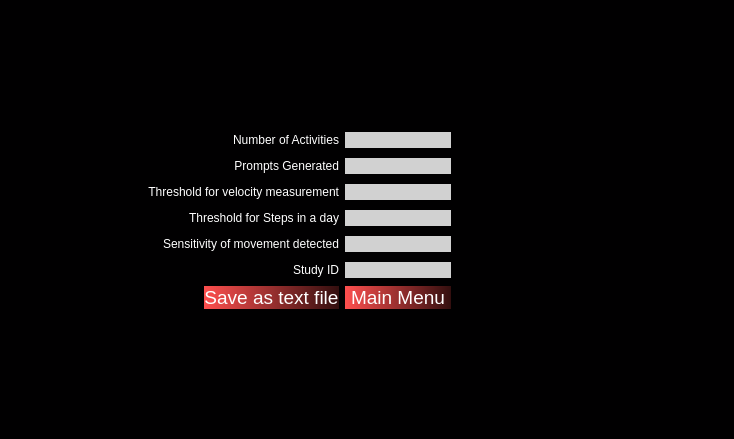
<?xml version="1.0" encoding="UTF-8"?>
<ui version="4.0">
 <class>Form</class>
 <widget class="QWidget" name="Form">
  <property name="geometry">
   <rect>
    <x>0</x>
    <y>0</y>
    <width>734</width>
    <height>439</height>
   </rect>
  </property>
  <property name="windowTitle">
   <string>Configuration</string>
  </property>
  <property name="styleSheet">
   <string notr="true">background-color: rgb(1,0,1);</string>
  </property>
  <layout class="QGridLayout" name="gridLayout_4">
   <item row="0" column="0">
    <layout class="QGridLayout" name="gridLayout_3">
     <item row="5" column="6">
      <spacer name="horizontalSpacer_36">
       <property name="orientation">
        <enum>Qt::Horizontal</enum>
       </property>
       <property name="sizeHint" stdset="0">
        <size>
         <width>40</width>
         <height>20</height>
        </size>
       </property>
      </spacer>
     </item>
     <item row="2" column="1" colspan="3">
      <widget class="QLabel" name="ThresholdVelocity">
       <property name="styleSheet">
        <string notr="true">color: rgb(255, 255, 255);</string>
       </property>
       <property name="text">
        <string>Threshold for velocity measurement</string>
       </property>
       <property name="alignment">
        <set>Qt::AlignRight|Qt::AlignTrailing|Qt::AlignVCenter</set>
       </property>
      </widget>
     </item>
     <item row="1" column="7">
      <spacer name="horizontalSpacer_20">
       <property name="orientation">
        <enum>Qt::Horizontal</enum>
       </property>
       <property name="sizeHint" stdset="0">
        <size>
         <width>40</width>
         <height>20</height>
        </size>
       </property>
      </spacer>
     </item>
     <item row="4" column="5">
      <widget class="QLineEdit" name="MovementSensLabel">
       <property name="styleSheet">
        <string notr="true">background-color: rgb(209, 209, 209);
border-radius: 11px;</string>
       </property>
       <property name="alignment">
        <set>Qt::AlignCenter</set>
       </property>
      </widget>
     </item>
     <item row="4" column="6">
      <spacer name="horizontalSpacer_34">
       <property name="orientation">
        <enum>Qt::Horizontal</enum>
       </property>
       <property name="sizeHint" stdset="0">
        <size>
         <width>40</width>
         <height>20</height>
        </size>
       </property>
      </spacer>
     </item>
     <item row="3" column="6">
      <spacer name="horizontalSpacer_32">
       <property name="orientation">
        <enum>Qt::Horizontal</enum>
       </property>
       <property name="sizeHint" stdset="0">
        <size>
         <width>40</width>
         <height>20</height>
        </size>
       </property>
      </spacer>
     </item>
     <item row="0" column="5">
      <widget class="QLineEdit" name="ActivitiesLabel">
       <property name="styleSheet">
        <string notr="true">background-color: rgb(209, 209, 209);
border-radius: 11px;</string>
       </property>
       <property name="alignment">
        <set>Qt::AlignCenter</set>
       </property>
      </widget>
     </item>
     <item row="2" column="8">
      <spacer name="horizontalSpacer_30">
       <property name="orientation">
        <enum>Qt::Horizontal</enum>
       </property>
       <property name="sizeHint" stdset="0">
        <size>
         <width>40</width>
         <height>20</height>
        </size>
       </property>
      </spacer>
     </item>
     <item row="4" column="0">
      <spacer name="horizontalSpacer_33">
       <property name="orientation">
        <enum>Qt::Horizontal</enum>
       </property>
       <property name="sizeHint" stdset="0">
        <size>
         <width>40</width>
         <height>20</height>
        </size>
       </property>
      </spacer>
     </item>
     <item row="5" column="1" colspan="3">
      <widget class="QLabel" name="StudyID">
       <property name="styleSheet">
        <string notr="true">color: rgb(255, 255, 255);</string>
       </property>
       <property name="text">
        <string>Study ID</string>
       </property>
       <property name="alignment">
        <set>Qt::AlignRight|Qt::AlignTrailing|Qt::AlignVCenter</set>
       </property>
      </widget>
     </item>
     <item row="5" column="5">
      <widget class="QLineEdit" name="StudyIDLabel">
       <property name="styleSheet">
        <string notr="true">background-color: rgb(209, 209, 209);
border-radius: 11px;</string>
       </property>
       <property name="alignment">
        <set>Qt::AlignCenter</set>
       </property>
      </widget>
     </item>
     <item row="0" column="6">
      <spacer name="horizontalSpacer_12">
       <property name="orientation">
        <enum>Qt::Horizontal</enum>
       </property>
       <property name="sizeHint" stdset="0">
        <size>
         <width>40</width>
         <height>20</height>
        </size>
       </property>
      </spacer>
     </item>
     <item row="1" column="3">
      <widget class="QLabel" name="Prompts">
       <property name="styleSheet">
        <string notr="true">color: rgb(255, 255, 255);</string>
       </property>
       <property name="text">
        <string>Prompts Generated</string>
       </property>
       <property name="alignment">
        <set>Qt::AlignRight|Qt::AlignTrailing|Qt::AlignVCenter</set>
       </property>
      </widget>
     </item>
     <item row="3" column="1" colspan="3">
      <widget class="QLabel" name="ThresholdSteps">
       <property name="styleSheet">
        <string notr="true">color: rgb(255, 255, 255);</string>
       </property>
       <property name="text">
        <string>Threshold for Steps in a day</string>
       </property>
       <property name="alignment">
        <set>Qt::AlignRight|Qt::AlignTrailing|Qt::AlignVCenter</set>
       </property>
      </widget>
     </item>
     <item row="2" column="5">
      <widget class="QLineEdit" name="ThreshVelLabel">
       <property name="styleSheet">
        <string notr="true">background-color: rgb(209, 209, 209);
border-radius: 11px;</string>
       </property>
       <property name="alignment">
        <set>Qt::AlignCenter</set>
       </property>
      </widget>
     </item>
     <item row="0" column="2">
      <spacer name="horizontalSpacer_2">
       <property name="orientation">
        <enum>Qt::Horizontal</enum>
       </property>
       <property name="sizeHint" stdset="0">
        <size>
         <width>40</width>
         <height>20</height>
        </size>
       </property>
      </spacer>
     </item>
     <item row="3" column="5">
      <widget class="QLineEdit" name="ThreshStepsLabel">
       <property name="styleSheet">
        <string notr="true">background-color: rgb(209, 209, 209);
border-radius: 11px;</string>
       </property>
       <property name="alignment">
        <set>Qt::AlignCenter</set>
       </property>
      </widget>
     </item>
     <item row="1" column="5">
      <widget class="QLineEdit" name="PromptsLabel">
       <property name="styleSheet">
        <string notr="true">background-color: rgb(209, 209, 209);
border-radius: 11px;</string>
       </property>
       <property name="alignment">
        <set>Qt::AlignCenter</set>
       </property>
      </widget>
     </item>
     <item row="1" column="2">
      <spacer name="horizontalSpacer_13">
       <property name="orientation">
        <enum>Qt::Horizontal</enum>
       </property>
       <property name="sizeHint" stdset="0">
        <size>
         <width>40</width>
         <height>20</height>
        </size>
       </property>
      </spacer>
     </item>
     <item row="4" column="1" colspan="3">
      <widget class="QLabel" name="MovementSens">
       <property name="styleSheet">
        <string notr="true">color: rgb(255, 255, 255);</string>
       </property>
       <property name="text">
        <string>Sensitivity of movement detected</string>
       </property>
       <property name="alignment">
        <set>Qt::AlignRight|Qt::AlignTrailing|Qt::AlignVCenter</set>
       </property>
      </widget>
     </item>
     <item row="3" column="0">
      <spacer name="horizontalSpacer_31">
       <property name="orientation">
        <enum>Qt::Horizontal</enum>
       </property>
       <property name="sizeHint" stdset="0">
        <size>
         <width>40</width>
         <height>20</height>
        </size>
       </property>
      </spacer>
     </item>
     <item row="2" column="0">
      <spacer name="horizontalSpacer_21">
       <property name="orientation">
        <enum>Qt::Horizontal</enum>
       </property>
       <property name="sizeHint" stdset="0">
        <size>
         <width>40</width>
         <height>20</height>
        </size>
       </property>
      </spacer>
     </item>
     <item row="5" column="0">
      <spacer name="horizontalSpacer_35">
       <property name="orientation">
        <enum>Qt::Horizontal</enum>
       </property>
       <property name="sizeHint" stdset="0">
        <size>
         <width>40</width>
         <height>20</height>
        </size>
       </property>
      </spacer>
     </item>
     <item row="0" column="3">
      <widget class="QLabel" name="Activities">
       <property name="styleSheet">
        <string notr="true">color: rgb(255, 255, 255);</string>
       </property>
       <property name="text">
        <string>Number of Activities</string>
       </property>
       <property name="alignment">
        <set>Qt::AlignRight|Qt::AlignTrailing|Qt::AlignVCenter</set>
       </property>
      </widget>
     </item>
     <item row="6" column="3">
      <widget class="QPushButton" name="SaveTxt">
       <property name="styleSheet">
        <string notr="true">font-size: 14pt;background-color: qlineargradient(spread:pad, x1:0, y1:0, x2:1, y2:0, stop:0 rgba(254,79,78,255), stop:1 rgba(51,15,15,255));
font: 9pt &quot;Microsoft YaHei UI&quot;;
color: rgb(255, 255, 255);
border-style: solid;
border-radius: 15px;</string>
       </property>
       <property name="text">
        <string>Save as text file</string>
       </property>
      </widget>
     </item>
     <item row="6" column="5">
      <widget class="QPushButton" name="MainMenuBtn">
       <property name="styleSheet">
        <string notr="true">font-size: 14pt;background-color: qlineargradient(spread:pad, x1:0, y1:0, x2:1, y2:0, stop:0 rgba(254,79,78,255), stop:1 rgba(51,15,15,255));
font: 9pt &quot;Microsoft YaHei UI&quot;;
color: rgb(255, 255, 255);
border-style: solid;
border-radius: 15px;</string>
       </property>
       <property name="text">
        <string>Main Menu</string>
       </property>
      </widget>
     </item>
     <item row="6" column="6">
      <spacer name="horizontalSpacer_38">
       <property name="orientation">
        <enum>Qt::Horizontal</enum>
       </property>
       <property name="sizeHint" stdset="0">
        <size>
         <width>40</width>
         <height>20</height>
        </size>
       </property>
      </spacer>
     </item>
     <item row="6" column="2">
      <spacer name="horizontalSpacer_37">
       <property name="orientation">
        <enum>Qt::Horizontal</enum>
       </property>
       <property name="sizeHint" stdset="0">
        <size>
         <width>40</width>
         <height>20</height>
        </size>
       </property>
      </spacer>
     </item>
    </layout>
   </item>
  </layout>
 </widget>
 <resources/>
 <connections/>
</ui>
